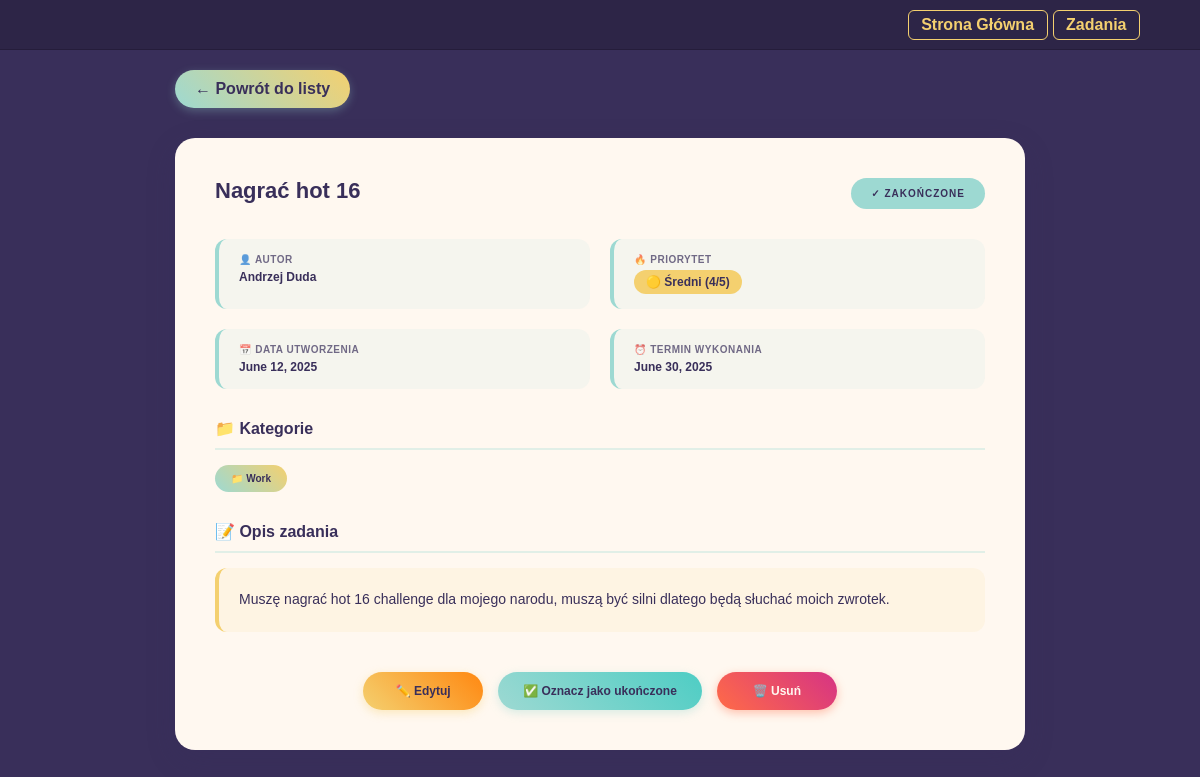
The app's page /todos/nagrac-hot-16 with its own data.
### todo_webapp/models.py (models this page shows, shortened)
class Todo(models.Model):
    author = models.ForeignKey(
        Author, on_delete=models.CASCADE, related_name='todos')
    category = models.ManyToManyField(Category)
    title = models.CharField(max_length=50)
    description = models.TextField()
    is_completed = models.BooleanField(default=False)
    priority = models.IntegerField(
        validators=[MinValueValidator(1), MaxValueValidator(5)])
    due_date = models.DateField(auto_now=False)
    created_at = models.DateField(auto_now_add=True)
    slug = models.SlugField(default='', unique=True, db_index=True)
    def get_priority_label(self):
        if self.priority <= 2:
            return "🟢 Niski"
        elif self.priority <= 4:
            return "🟡 Średni"
        else:
            return "🔥 Wysoki"
    def get_priority_class(self):
        if self.priority <= 2:
            return "low"
        elif self.priority <= 4:
            return "medium"
        else:
            return "high"

class Author(models.Model):
    first_name = models.CharField(max_length=30)
    last_name = models.CharField(max_length=30)
    def full_name(self):
        return f'{self.first_name} {self.last_name}'
    def __str__(self):
        return self.full_name()

class Category(models.Model):
    category = models.CharField(max_length=30)
    class Meta:
        verbose_name_plural = "Categories"

### todo_webapp/views.py (the view)
# urls.py: path('todos/<slug:slug>', views.single_todo_page, name='single-todo-page')
def single_todo_page(request, slug):
    task = get_object_or_404(Todo, slug=slug)
    return render(request, 'todo_webapp/todo_detail.html', {
        "task": task
    })

### todo_webapp/templates/todo_webapp/todo_detail.html (shortened to what this page needs)
{% extends 'base.html' %}
{% load static %}
{% block css_files %}
  <link rel="stylesheet" href="{% static 'todo_webapp/todo_detail.css' %}" >
{% endblock %}
{% block content %}
  <div class="container">
        <a href="{% url 'todos-list-page' %}" class="back-button">← Powrót do listy</a>
        <div class="todo-card">
            <div class="todo-header">
                <h1 class="todo-title">{{ task.title }}</h1>
                {% if task.is_completed %}
                  <div class="status-badge status-completed">✓ Zakończone</div>
                {% else %}
                  <div class="status-badge status-pending">📋 Oczekujące</div>
                {% endif %}
            </div>
            <div class="todo-meta">
                <div class="meta-item">
                    <div class="meta-label">👤 Autor</div>
                    <div class="meta-value">{{ task.author }}</div>
                </div>
                <div class="meta-item">
                    <div class="meta-label">🔥 Priorytet</div>
                    <div class="meta-value">
                        <span class="priority-badge {{ task.get_priority_class }}">{{ task.get_priority_label }} ({{ task.priority }}/5)</span>
                    </div>
                </div>
                <div class="meta-item">
                    <div class="meta-label">📅 Data utworzenia</div>
                    <div class="meta-value">{{ task.created_at }}</div>
                </div>
                <div class="meta-item">
                    <div class="meta-label">⏰ Termin wykonania</div>
                    <div class="meta-value">{{ task.due_date }}</div>
                </div>
            </div>
            <div class="categories-container">
                <div class="section-title">📁 Kategorie</div>
                <div class="categories-list">
                    {% for cat in task.category.all %}
                      <span class="category-tag">📁 {{ cat.category }}</span>
                    {% endfor %}
                </div>
            </div>
            <div class="description-section">
                <div class="section-title">📝 Opis zadania</div>
                <div class="description-text">
                    {{ task.description }}
                </div>
            </div>
            <div class="actions-section">
                <a href="" class="btn btn-edit">✏️ Edytuj</a>
                <button class="btn btn-complete">✅ Oznacz jako ukończone</button>
                <a href="" class="btn btn-delete">🗑️ Usuń</a>
            </div>
        </div>
    </div>
{% endblock %}

### static/styles.css (style rules this page uses)
* { box-sizing: border-box; margin: 0; padding: 0; }
html { font-size: 62.5%; scroll-behavior: smooth; font-family: sans-serif; }
body { background-color: #392f5a; color: #fff8f0; font-size: 1.6rem; }

### todo_webapp/static/todo_webapp/todo_detail.css (style rules this page uses)
.container { max-width: 850px; margin: 0 auto; }
.back-button { display: inline-block; background: linear-gradient(45deg, #9dd9d2, #f4d06f); color: #392f5a; padding: 10px 20px; text-decoration: none; border-radius: 25px; font-weight: 600; margin-bottom: 30px; transition: all 0.3s ease; box-shadow: 0 3px 10px rgba(157, 217, 210, 0.3); }
.todo-card { background: #fff8f0; border-radius: 20px; padding: 40px; box-shadow: 0 10px 30px rgba(57, 47, 90, 0.2); margin-bottom: 30px; }
.todo-header { display: flex; justify-content: space-between; align-items: flex-start; margin-bottom: 30px; flex-wrap: wrap; gap: 20px; }
.todo-title { font-size: 2.2rem; color: #392f5a; font-weight: 700; margin: 0; flex: 1; min-width: 300px; }
.status-badge { padding: 10px 20px; border-radius: 25px; font-weight: 600; font-size: 1rem; text-transform: uppercase; letter-spacing: 1px; }
.status-completed { background: #9dd9d2; color: #392f5a; }
.todo-meta { display: grid; grid-template-columns: repeat(auto-fit, minmax(250px, 1fr)); gap: 20px; margin-bottom: 30px; }
.meta-item { background: rgba(157, 217, 210, 0.1); padding: 15px 20px; border-radius: 12px; border-left: 4px solid #9dd9d2; }
.meta-label { font-size: 1rem; font-weight: 600; text-transform: uppercase; color: #392f5a; opacity: 0.7; margin-bottom: 5px; letter-spacing: 0.5px; }
.meta-value { font-size: 1.2rem; font-weight: 600; color: #392f5a; }
.priority-badge { display: inline-block; padding: 5px 12px; border-radius: 15px; font-size: 1.2rem; font-weight: 600; }
.priority-badge.medium { background: #f4d06f; color: #392f5a; }
.categories-container { margin-bottom: 30px; }
.categories-list { display: flex; flex-wrap: wrap; gap: 10px; margin-top: 10px; }
.category-tag { background: linear-gradient(45deg, #9dd9d2, #f4d06f); color: #392f5a; padding: 8px 16px; border-radius: 20px; font-size: 1rem; font-weight: 600; }
.description-section { margin-bottom: 30px; }
.section-title { color: #392f5a; font-weight: 600; margin-bottom: 15px; padding-bottom: 10px; border-bottom: 2px solid rgba(157, 217, 210, 0.3); }
.description-text { font-size: 1.4rem; line-height: 1.7; color: #392f5a; background: rgba(244, 208, 111, 0.1); padding: 20px; border-radius: 12px; border-left: 4px solid #f4d06f; }
.actions-section { display: flex; gap: 15px; flex-wrap: wrap; justify-content: center; margin-top: 40px; }
.btn { padding: 12px 25px; border: none; border-radius: 25px; font-size: 1.2rem; font-weight: 600; text-decoration: none; transition: all 0.3s ease; cursor: pointer; display: inline-block; text-align: center; min-width: 120px; }
.btn-edit { background: linear-gradient(45deg, #f4d06f, #ff8811); color: #392f5a; box-shadow: 0 3px 10px rgba(244, 208, 111, 0.4); }
.btn-delete { background: linear-gradient(45deg, #ff6b47, #d63384); color: #fff8f0; box-shadow: 0 3px 10px rgba(255, 107, 71, 0.4); }
.btn-complete { background: linear-gradient(45deg, #9dd9d2, #4ecdc4); color: #392f5a; box-shadow: 0 3px 10px rgba(157, 217, 210, 0.4); }

### records on screen
Todo: title "Nagrać hot 16", author "Andrzej Duda", get_priority_label "🟡 Średni", priority "4", created_at "June 12, 2025", due_date "June 30, 2025", description "Muszę nagrać hot 16 challenge dla mojego narodu, muszą być silni dlatego będą słuchać moich zwrotek."
Category: category "Work"
